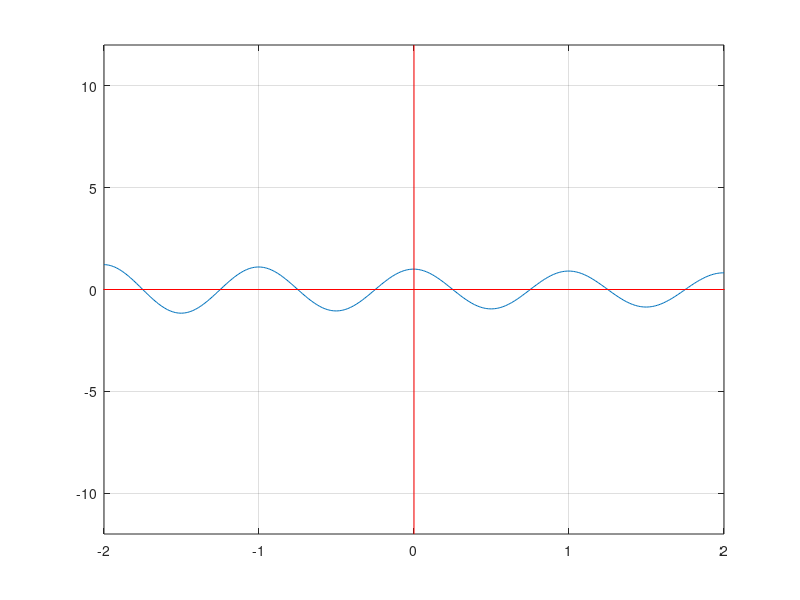

The MATLAB script that drew this image:
t = -2:0.01:2;
n = 2;
y = exp (-0.05*n*t) .* cos (2 * pi * t);
plot (t, y)
axis ([-2 2 -12 12]);
hold on;
plot ([-2.2 2.2], [0 0], 'r', [0 0], [12 -12], 'r');
hold off;
grid on;
